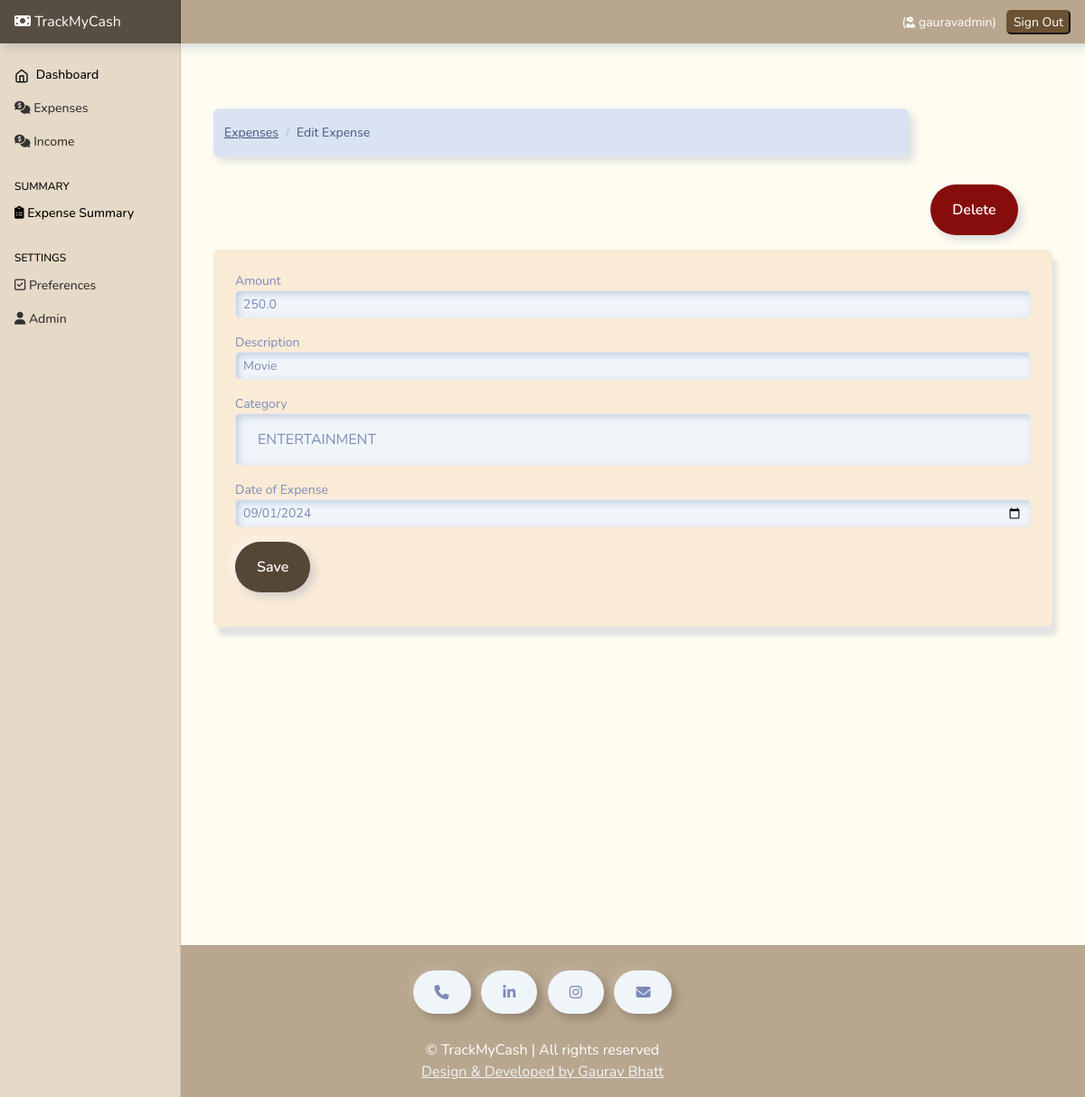
Screenshot of /expense-edit/18 (signed in) with the database file from the repository.
### Expenses/models.py (models this page shows, shortened)
class Expense(models.Model):
    amount=models.FloatField()
    date=models.DateField(default=now)
    description=models.TextField()
    owner=models.ForeignKey(to=User , on_delete=models.CASCADE)
    category=models.CharField( max_length=250)
    class Meta:
        ordering:['-date']

### Expenses/views.py (the view, shortened to what this page needs)
# urls.py: path('expense-edit/<int:id>' , views.expense_edit, name="expense-edit"),
@login_required(login_url='/authentication/login')
def expense_edit(request, id):
    expense = Expense.objects.get(pk=id)
    categories = Category.objects.all()
    context = {
        'expense': expense,
        'values': expense,
        'categories': categories
    }
    if request.method == 'GET':
        return render(request, 'expenses/edit-expense.html', context)

### templates/expenses/edit-expense.html (shortened to what this page needs)
{% extends 'base.html' %}
{% block content %}
<div class="container mt-4">
  <div class="row">
    <div class="col-md-10">
      <nav aria-label="breadcrumb">
        <ol class="breadcrumb">
          <li class="breadcrumb-item">
            <a href="{% url 'home'%}">Expenses</a>
          </li>
          <li class="breadcrumb-item active" aria-current="page">
            Edit Expense
          </li>
        </ol>
      </nav>
    </div>
    <div class="col-md-2 mb-3">
      <br><br><br><br>
      <a
        href="{% url 'expense-delete' expense.id %}"
        class="btn btn-danger btn-md"
        style="background-color: rgb(135, 13, 13);color:white;"
        >Delete</a
      >
    </div>
  </div>
  <div class="card" style="background-color: antiquewhite; box-shadow: 5px 10px 5px #e2e2e2;">
    <div class="card-body">
      <form action="{% url 'expense-edit' expense.id %}" method="post">
        <div class="form-group">
          <label for="">Amount</label>
          <input
            type="text"
            class="form-control form-control-sm"
            name="amount"
            value="{{values.amount}}"
            style="margin-bottom: 2vh; border: 0.5px solid rgb(233, 233, 233); border-radius: 5px;"
          />
        </div>
        <div class="form-group">
          <label for="">Description</label>
          <input
            type="text"
            class="form-control form-control-sm"
            name="description"
            value="{{values.description}}"
            style="margin-bottom: 2vh; border: 0.5px solid rgb(233, 233, 233); border-radius: 5px;"
          />
        </div>
        <div class="form-group">
          <label for="">Category</label>
          <select class="form-control" name="category"      style="margin-bottom: 2vh; border: 0.5px solid rgb(233, 233, 233); border-radius: 5px;">
            <option selected name="category" value="{{values.category}}"
              >{{values.category}}</option
            >
          </select>
        </div>
        <div class="form-group">
          <label for="">Date of Expense</label>
          <input
            type="date"
            value="{{values.date |date:'Y-m-d' }}"
            class="form-control form-control-sm"
            name="expense_date"
            style="margin-bottom: 2vh; border: 0.5px solid rgb(233, 233, 233); border-radius: 5px;"
          />
        </div>
        <input
          type="submit"
          value="Save"
          class="btn btn-primary btn-primary-sm"
          style="background-color: rgb(85, 71, 54);color:white;"
        />
      </form>
    </div>
  </div>
</div>
{% endblock %}

### templates/base.html (shortened to what this page needs)
{% load static %}
<html lang="en">
  <head>
    <link href="https://cdn.jsdelivr.net/npm/bootstrap@5.0.2/dist/css/bootstrap.min.css" rel="stylesheet">
    <link rel="stylesheet" href="https://cdnjs.cloudflare.com/ajax/libs/font-awesome/6.4.2/css/all.min.css"
 />
<link href= {% static 'css/bootstrap.min.css'%} rel="stylesheet" >
<link href= {% static 'css/main.css'%} rel="stylesheet" >
    <link href= {% static 'css/dashboard.css'%} rel="stylesheet">
  </head>
  <body style="background-color: rgb(255, 252, 240);">
<header class="navbar navbar-dark sticky-top  flex-md-nowrap p-0 shadow mb-5" style="background-color: rgb(184, 166, 142); box-shadow: 5px 10px 5px #e2e2e2; ">
  <a style="background-color: rgb(87, 78, 65);  " class="navbar-brand col-md-3 col-lg-2 me-0 px-3" href="/"><i class="fa-solid fa-money-bill"></i> TrackMyCash</a>
  <div class="navbar-nav" >
    <div class="nav-item text-nowrap">
      <ul
      class="navbar-nav px-3 "
      style="display: flex; flex-direction: row; align-items: center;"
    >
      <li class="nav-item text-nowrap mt-3 ml-2 mr-5">
        {% if user.is_authenticated %}
        <li class="nav-item text-nowrap">
          <span class="nav-link" style="color: white;">
            (<i style="font-size: 12px;" class="fa-solid fa-user-ninja"></i> {{request.user}})
          </span>
        </li>
        <a href="{% url  'logout' %}"  style="text-decoration: none;">
          <input
            class="text text-capitalize"
            type="submit"
            value="Sign out"
            style="background-color: rgb(107, 82, 51); border-radius: 5px; border-color:rgb(107, 82, 51); color: white;"
          />
        </a>
        {% endif %}
      </li>
    </ul>
    </div>
  </div>
</header>
<div class="container-fluid">
  <div class="row">
     {% include "partials/sidebar.html" %}
    <main class="col-md-9 ms-sm-auto col-lg-10 px-md-4">
     {% block content %}
     {% endblock content %}
    </main>
  </div>
</div>
<footer class="text-center" id="contact "
style="margin-top: 44vh; background-color: rgb(184, 166, 142);  color: white;">
<div class="container p-4 pb-0">
  <section class="mb-4">
    <a class="btn btn-outline-light btn-floating m-1" href="tel:7017501776" role="button"><i
        class="fa fa-phone"></i></a>
    <a class="btn btn-outline-light btn-floating m-1" href="https://www.linkedin.com/in/gaurav-bhatt-b927321a6/"
      role="button"><i class="fab fa-linkedin-in"></i></a>
    <a class="btn btn-outline-light btn-floating m-1" href="https://www.instagram.com/gaurav_04_01/"
      role="button"><i class="fab fa-instagram"></i></a>
    <a class="btn btn-outline-light btn-floating m-1" href="mailto:gauravbhatt0401@gmail.com" role="button"><i
        class="fa fa-envelope"></i></a>
  </section>
</div>
<div class="text-center pb-3" >
 <span style="font-size: 2vh;"> ©  <small id="year"></small> TrackMyCash | All rights reserved </span><br>
  <a style="font-size: 2vh;" class="text-light" href="https://gaurav-bhatt-s-portfolio.vercel.app/">Design & Developed by Gaurav Bhatt</a>
</div>
</footer>
  </body>
</html>

### static/css/dashboard.css (style rules this page uses)
body { font-size: .875rem; }
.navbar-brand { padding-top: .75rem; padding-bottom: .75rem; font-size: 1rem; background-color: rgba(0, 0, 0, .25); box-shadow: inset -1px 0 0 rgba(0, 0, 0, .25); }

### rows the page displays
Expense: amount "250.0", description "Movie", category "ENTERTAINMENT", expense_date "09/01/2024"

### other values shown
{{ request.user }} "gauravadmin"
